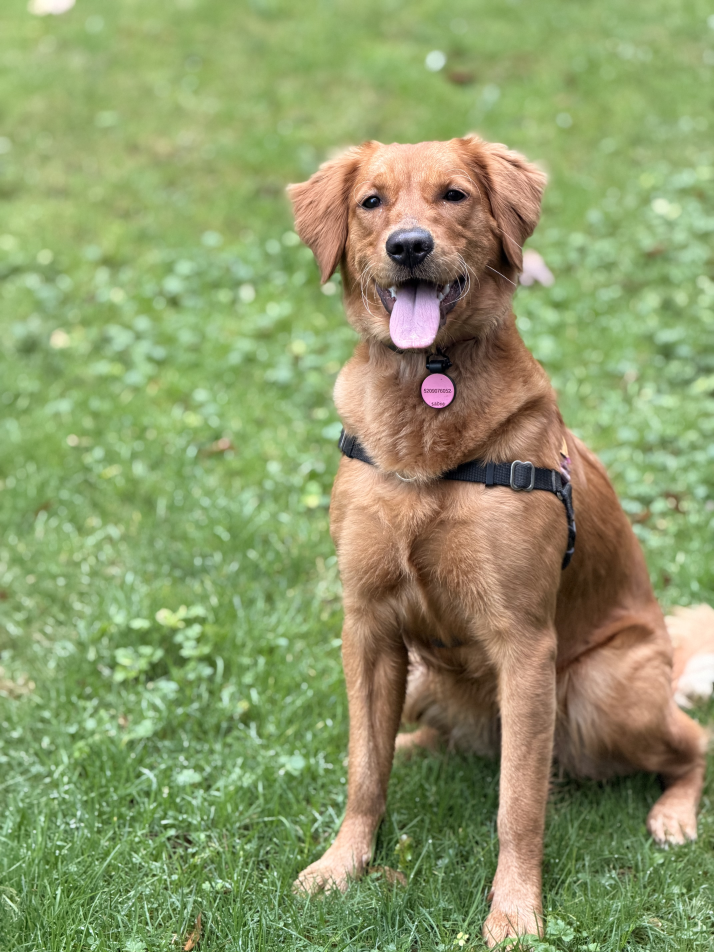
#> input picture .agents/skills/last30days/assets/dog-original.jpeg, 4284 x 5712 px (shown at 1/6 size)
$ python -i feature_extraction.py   (imports and definitions only)
#> lines starting #> are read from the running program, lines starting #| are printed output that depends on the picture
"""Feature extraction for segments — produces vectors suitable for Qdrant indexing.

MVP: color histogram (RGB 96-dim) + HOG (if OpenCV available) or zeros.
Full implementation should add ResNet50/EfficientNetB1 via subprocess.
"""

from __future__ import annotations

import logging
from pathlib import Path

import numpy as np

logger = logging.getLogger(__name__)

# Named vector dimensions (from technical spec 06-qdrant-integration.md)
VECTOR_DIMS: dict[str, int] = {
    "resnet50": 2048,
    "mobilenetv2": 1280,
    "efficientnetb1": 1280,
    "hog": 324,  # 36 bins * 9 orientations typical
    "gabor": 32,
    "colorhistogram": 96,
    "colorhistogramhs": 64,
    "ResNet50_finetuned": 2048,
    "MobileNetV2_finetuned": 1280,
    "EfficientNetB1_finetuned": 1280,
    "ViT_finetuned": 768,
}


def extract_features(image_path: Path) -> dict[str, list[float]]:
    """Extract all feature vectors from a segment crop image.

    Returns dict of feature_name → vector (list of floats).
    For MVP, produces colorhistogram + colorhistogramhs + gabor.
    Later: add deep learning features via subprocess.
    """
    try:
        import cv2 as cv

        img = cv.imread(str(image_path))
#> img is the input picture: shape (5712, 4284, 3); mean B, G, R 105.4, 153.7, 141.6
        if img is None:
            return _zero_vectors()
        img_rgb = cv.cvtColor(img, cv.COLOR_BGR2RGB)
    except ImportError:
        return _zero_vectors()

    vectors: dict[str, list[float]] = {}

    # Color histogram (RGB, 96-dim)
    vectors["colorhistogram"] = _rgb_histogram(img_rgb, bins=32)

    # Color histogram HS (from HSV, 64-dim)
    vectors["colorhistogramhs"] = _hs_histogram(img, bins=32)

    # Gabor filter bank (32-dim)
    vectors["gabor"] = _gabor_features(img_rgb)

    # Fill remaining with zeros
    for name in VECTOR_DIMS:
        if name not in vectors:
            vectors[name] = [0.0] * VECTOR_DIMS[name]

    return vectors


def _rgb_histogram(img_rgb: np.ndarray, bins: int = 32) -> list[float]:
#> called with bins = 32
    h, w = img_rgb.shape[:2]
#> h = 5712; w = 4284
    hist_r = np.histogram(img_rgb[:, :, 0].ravel(), bins=bins, range=(0, 256))[0]
#> hist_r = 32 values, max 2782662 at index 18, min 33874 at index 1, mean 764694
    hist_g = np.histogram(img_rgb[:, :, 1].ravel(), bins=bins, range=(0, 256))[0]
#> hist_g = 32 values, max 3183417 at index 22, min 31819 at index 31, mean 764694
    hist_b = np.histogram(img_rgb[:, :, 2].ravel(), bins=bins, range=(0, 256))[0]
#> hist_b = 32 values, max 2832916 at index 13, min 29099 at index 29, mean 764694
    combined = np.concatenate([hist_r, hist_g, hist_b]).astype(np.float32)
#> combined = 96 values, max 3183417 at index 54, min 29099 at index 93, mean 764694
    combined /= combined.sum() + 1e-8
#> combined = 96 values, max 0.0434 at index 54, min 0.000396 at index 93, mean 0.0104
    return combined.tolist()


def _hs_histogram(img_bgr: np.ndarray, bins: int = 32) -> list[float]:
#> called with bins = 32
    import cv2 as cv

    hsv = cv.cvtColor(img_bgr, cv.COLOR_BGR2HSV)
#> hsv: shape (5712, 4284, 3); mean H, S, V 38.4, 95.4, 163
    hist_h = np.histogram(hsv[:, :, 0].ravel(), bins=bins, range=(0, 180))[0]
#> hist_h = 32 values, max 7662393 at index 8, min 354 at index 16, mean 764694
    hist_s = np.histogram(hsv[:, :, 1].ravel(), bins=bins, range=(0, 256))[0]
#> hist_s = 32 values, max 3857096 at index 11, min 4040 at index 30, mean 764694
    combined = np.concatenate([hist_h, hist_s]).astype(np.float32)
#> combined = 64 values, max 7662393 at index 8, min 354 at index 16, mean 764694
    combined /= combined.sum() + 1e-8
#> combined = 64 values, max 0.157 at index 8, min 7.23e-06 at index 16, mean 0.0156
    return combined.tolist()


def _gabor_features(img_rgb: np.ndarray, num_filters: int = 32) -> list[float]:
#> called with num_filters = 32
    import cv2 as cv

    gray = cv.cvtColor(img_rgb, cv.COLOR_RGB2GRAY)
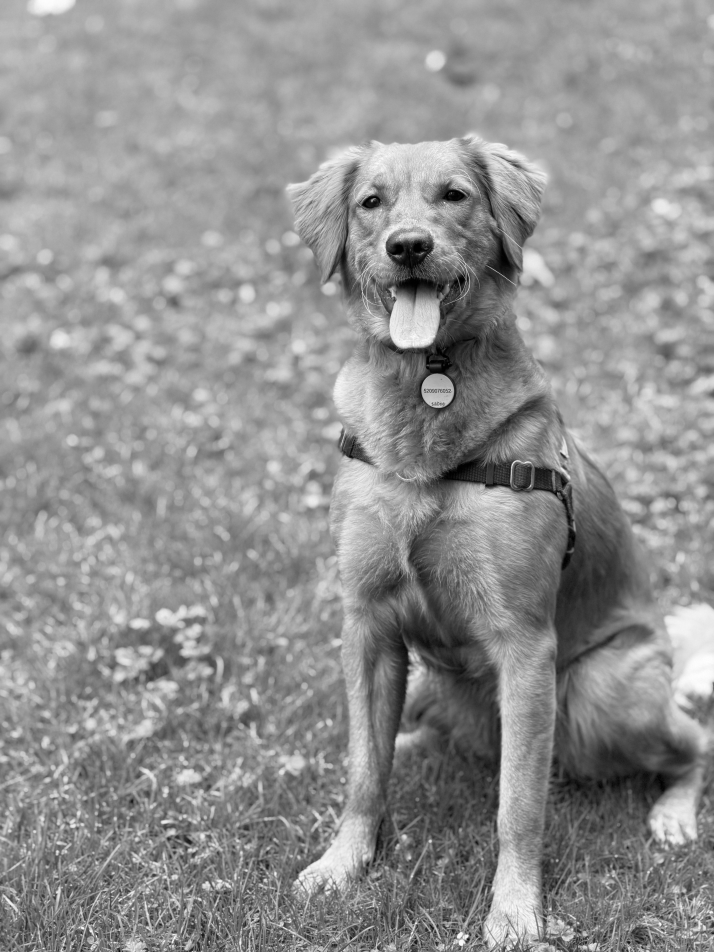
#> gray: shape (5712, 4284) (shown at 1/6 size); min 0, max 255, mean 144.6
    gray = cv.resize(gray, (64, 64))
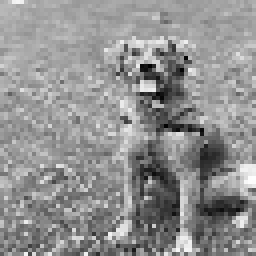
#> gray: shape (64, 64) (shown 4 times larger); min 0, max 254, mean 144.4
    features: list[float] = []
    for theta in np.linspace(0, np.pi, 4, endpoint=False):
        kernel = cv.getGaborKernel((8, 8), 4.0, theta, 10.0, 0.5, 0, ktype=cv.CV_32F)
        filtered = cv.filter2D(gray, cv.CV_32F, kernel)
        mean_abs = float(np.abs(filtered).mean())
        features.append(mean_abs)
        if len(features) >= num_filters:
            break
#> this loop made 4 passes
#> mean_abs on passes 1 to 4: 2058.6, 3050, 2057.1, 3054
#> pass 1, in _gabor_features, `filtered = cv.filter2D(gray, cv.CV_32F, kernel)`:
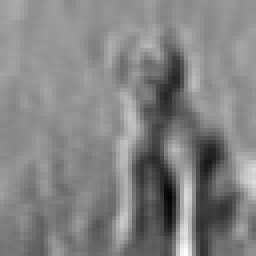
#> filtered: shape (64, 64) float32 (shown 4 times larger); min -81.17, max 4072.8, mean 2058.5; drawn with min black and max white
#> pass 2, in _gabor_features, `filtered = cv.filter2D(gray, cv.CV_32F, kernel)`:
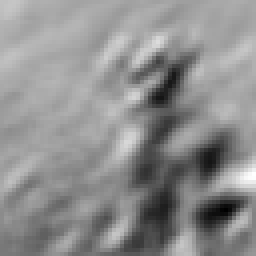
#> filtered: shape (64, 64) float32 (shown 4 times larger); min 776.7, max 4832.7, mean 3050; drawn with min black and max white
#> pass 3, in _gabor_features, `filtered = cv.filter2D(gray, cv.CV_32F, kernel)`:
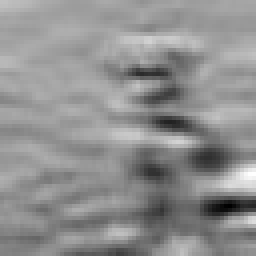
#> filtered: shape (64, 64) float32 (shown 4 times larger); min -279.6, max 3852.5, mean 2056.7; drawn with min black and max white
#> after the loop, features = [2058.6, 3050, 2057.1, 3054]
    while len(features) < 32:
        features.append(0.0)
#> this loop made 28 passes
#> after the loop, features = 32 values, max 3054 at index 3, min 0 at index 4, mean 319.4
    return features[:num_filters]


def _zero_vectors() -> dict[str, list[float]]:
    return {name: [0.0] * dim for name, dim in VECTOR_DIMS.items()}

>>> result = extract_features('../../../../.agents/skills/last30days/assets/dog-original.jpeg')
#> after the loop in extract_features, `for name in VECTOR_DIMS:`: vectors = 11 items
#> result = 11 items

$ run again, on .agents/skills/last30days/assets/aging-portrait.jpeg
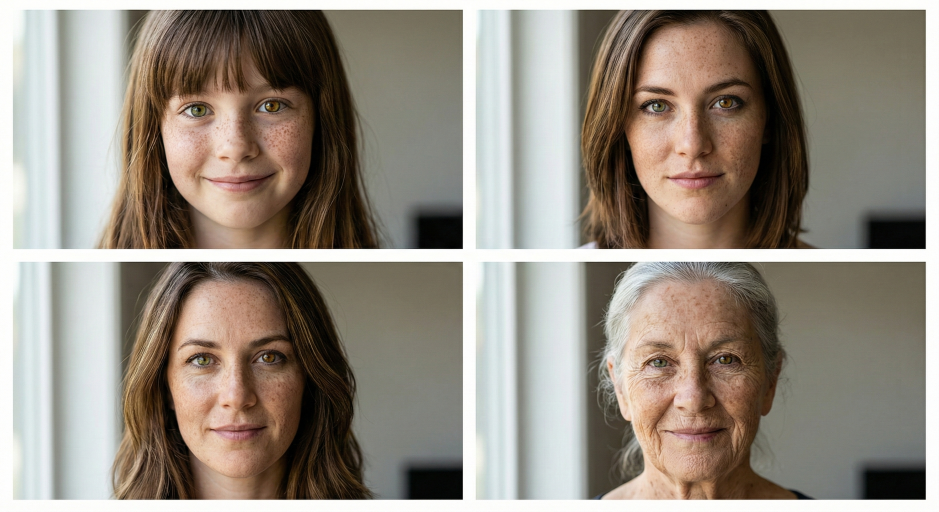
#> input picture .agents/skills/last30days/assets/aging-portrait.jpeg, 2816 x 1536 px (shown at 1/3 size)
#> in extract_features, img is the input picture: shape (1536, 2816, 3); mean B, G, R 128, 139, 147.8
#> hist_r = 32 values, max 449504 at index 15, min 22505 at index 30, mean 135168
#> hist_g = 32 values, max 445529 at index 31, min 20359 at index 30, mean 135168
#> hist_b = 32 values, max 425288 at index 31, min 52721 at index 30, mean 135168
#> in _rgb_histogram, `combined = np.concatenate([hist_r, hist_g, hist_b]).astype(np.float32)`: combined = 96 values, max 449504 at index 15, min 20359 at index 62, mean 135168
#> in _rgb_histogram, `combined /= combined.sum() + 1e-8`: combined = 96 values, max 0.0346 at index 15, min 0.00157 at index 62, mean 0.0104
#> hsv: shape (1536, 2816, 3); mean H, S, V 35.8, 61, 149.9
#> hist_h = 32 values, max 971296 at index 2, min 15 at index 28, mean 135168
#> hist_s = 32 values, max 938285 at index 1, min 7236 at index 30, mean 135168
#> in _hs_histogram, `combined = np.concatenate([hist_h, hist_s]).astype(np.float32)`: combined = 64 values, max 971296 at index 2, min 15 at index 28, mean 135168
#> in _hs_histogram, `combined /= combined.sum() + 1e-8`: combined = 64 values, max 0.112 at index 2, min 1.73e-06 at index 28, mean 0.0156
#> the loop in _gabor_features, `for theta in np.linspace(0, np.pi, 4, endpoint=False):` made 4 passes
#> mean_abs on passes 1 to 4: 2022.8, 2922.9, 1998.4, 2922.4
#> pass 1, in _gabor_features, `filtered = cv.filter2D(gray, cv.CV_32F, kernel)`:
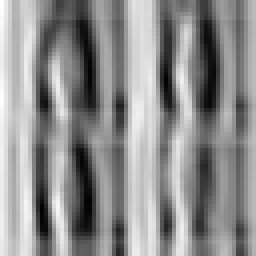
#> filtered: shape (64, 64) float32 (shown 4 times larger); min -819.9, max 4178.3, mean 1978.1; drawn with min black and max white
#> pass 3, in _gabor_features, `filtered = cv.filter2D(gray, cv.CV_32F, kernel)`:
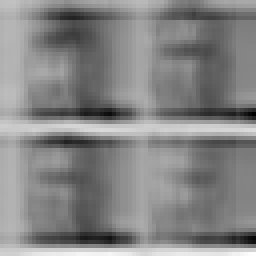
#> filtered: shape (64, 64) float32 (shown 4 times larger); min -1167.6, max 4886.7, mean 1987.1; drawn with min black and max white
#> after the loop in _gabor_features, `for theta in np.linspace(0, np.pi, 4, endpoint=False):`: features = [2022.8, 2922.9, 1998.4, 2922.4]
#> the loop in _gabor_features, `while len(features) < 32:` made 28 passes
#> after the loop in _gabor_features, `while len(features) < 32:`: features = 32 values, max 2922.9 at index 1, min 0 at index 4, mean 308.3
#> after the loop in extract_features, `for name in VECTOR_DIMS:`: vectors = 11 items

$ run again, on .agents/skills/last30days/assets/dog-as-human.png
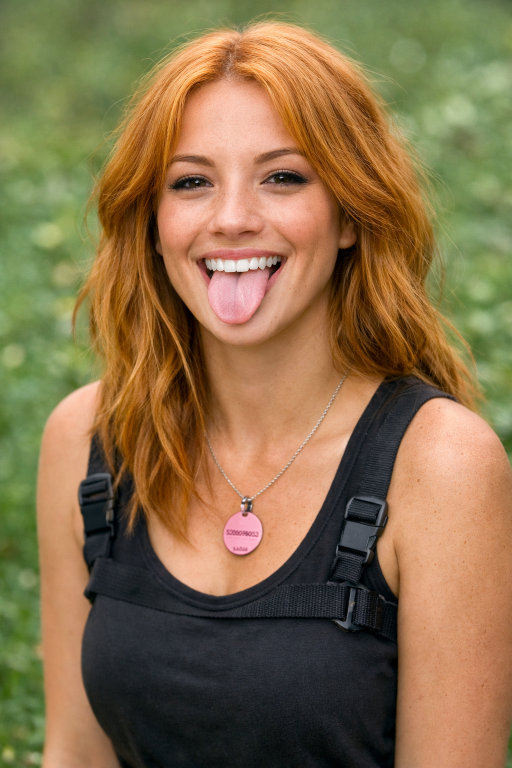
#> input picture .agents/skills/last30days/assets/dog-as-human.png, 1024 x 1536 px (shown at 1/2 size)
#> in extract_features, img is the input picture: shape (1536, 1024, 3); mean B, G, R 74.9, 111.4, 135.4
#> hist_r = 32 values, max 99443 at index 14, min 13349 at index 7, mean 49152
#> hist_g = 32 values, max 161896 at index 17, min 30 at index 31, mean 49152
#> hist_b = 32 values, max 145336 at index 10, min 24 at index 31, mean 49152
#> in _rgb_histogram, `combined = np.concatenate([hist_r, hist_g, hist_b]).astype(np.float32)`: combined = 96 values, max 161896 at index 49, min 24 at index 95, mean 49152
#> in _rgb_histogram, `combined /= combined.sum() + 1e-8`: combined = 96 values, max 0.0343 at index 49, min 5.09e-06 at index 95, mean 0.0104
#> hsv: shape (1536, 1024, 3); mean H, S, V 38.7, 120.4, 142.4
#> hist_h = 32 values, max 524093 at index 2, min 53 at index 27, mean 49152
#> hist_s = 32 values, max 142917 at index 13, min 2147 at index 0, mean 49152
#> in _hs_histogram, `combined = np.concatenate([hist_h, hist_s]).astype(np.float32)`: combined = 64 values, max 524093 at index 2, min 53 at index 27, mean 49152
#> in _hs_histogram, `combined /= combined.sum() + 1e-8`: combined = 64 values, max 0.167 at index 2, min 1.68e-05 at index 27, mean 0.0156
#> the loop in _gabor_features, `for theta in np.linspace(0, np.pi, 4, endpoint=False):` made 4 passes
#> mean_abs on passes 1 to 4: 1634.5, 2415.3, 1629.1, 2415.4
#> pass 1, in _gabor_features, `filtered = cv.filter2D(gray, cv.CV_32F, kernel)`:
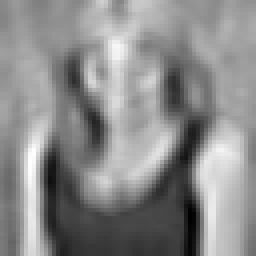
#> filtered: shape (64, 64) float32 (shown 4 times larger); min -567, max 3448.7, mean 1626; drawn with min black and max white
#> pass 3, in _gabor_features, `filtered = cv.filter2D(gray, cv.CV_32F, kernel)`:
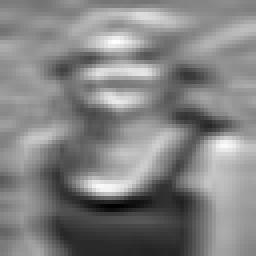
#> filtered: shape (64, 64) float32 (shown 4 times larger); min -447.8, max 3584.8, mean 1626.5; drawn with min black and max white
#> after the loop in _gabor_features, `for theta in np.linspace(0, np.pi, 4, endpoint=False):`: features = [1634.5, 2415.3, 1629.1, 2415.4]
#> the loop in _gabor_features, `while len(features) < 32:` made 28 passes
#> after the loop in _gabor_features, `while len(features) < 32:`: features = 32 values, max 2415.4 at index 3, min 0 at index 4, mean 252.9
#> after the loop in extract_features, `for name in VECTOR_DIMS:`: vectors = 11 items
